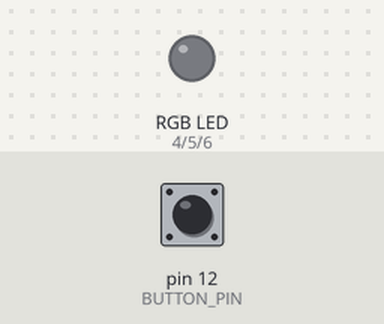
Bench run of a sketch on a simulated Arduino Uno, built with avr-gcc and run on an emulated ATmega328P. On the bench: an RGB LED mixed from three pins (HIGH = lit). The inputs (shaded band) are chosen by the test bench; at power-on: pin 12 (BUTTON_PIN) HIGH.

Above: at 1.2 s.
1.3 s: pin 12 (BUTTON_PIN) pulled LOW for 0.15 s
At 1.37 s:
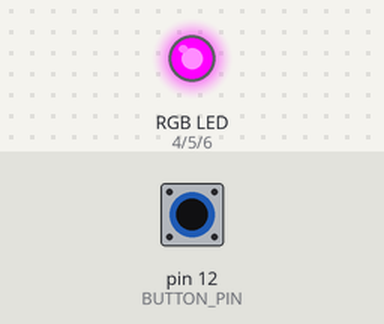
2.9 s: pin 12 (BUTTON_PIN) pulled LOW for 3.2 s
At 6.8 s:
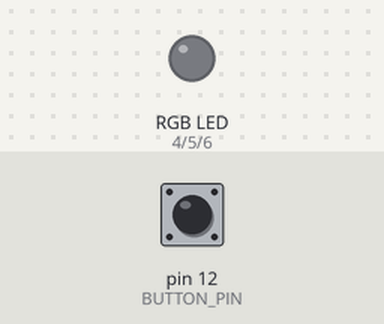
Timing chart, 0 to 8.3 s (numbered marks = the images above; inputs shaded):
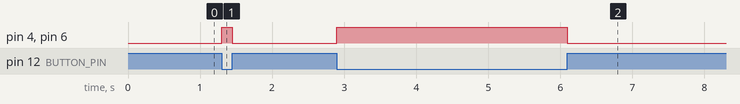

The sketch:

rgb_tinkercad.ino
```cpp
const int BUTTON_PIN = 12;
const int RED_PIN   = 4;
const int BLUE_PIN  = 6;
const int GREEN_PIN = 5;

void setup() {
  pinMode(RED_PIN, OUTPUT);
  pinMode(GREEN_PIN, OUTPUT);
  pinMode(BLUE_PIN, OUTPUT);
  pinMode(BUTTON_PIN, INPUT_PULLUP);
}

void loop() {
  int buttonState = digitalRead(BUTTON_PIN);

  if (buttonState == LOW) {
    // Turn all 3 channels ON (combines to White light)
    digitalWrite(RED_PIN, HIGH);
    digitalWrite(GREEN_PIN, LOW);
    digitalWrite(BLUE_PIN, HIGH);
  } else {
    // Turn all channels OFF
    digitalWrite(RED_PIN, LOW);
    digitalWrite(GREEN_PIN, LOW);
    digitalWrite(BLUE_PIN, LOW);
  }
}
```

Measured:
- after the input at 1.3 s, pin 4 (RED_PIN), pin 6 (BLUE_PIN): LOW → HIGH at once, → LOW 0.15 s later
- after the input at 2.9 s, pin 4 (RED_PIN), pin 6 (BLUE_PIN): LOW → HIGH at once, → LOW 3.2 s later
